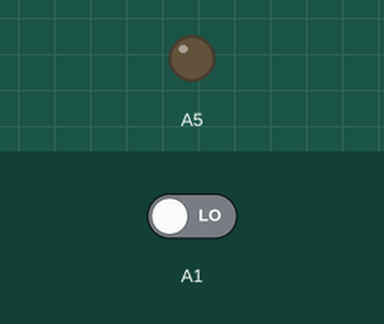
Simulated run of this sketch. Board: Arduino Uno, built with avr-gcc and run on an emulated ATmega328P. Shown: output pins drawn as LEDs (lit = HIGH). Inputs (shaded band) come from the test bench; at power-on: A1 LOW.

Above: at 1.2 s.
1.3 s: A1 driven HIGH
At 2.1 s:
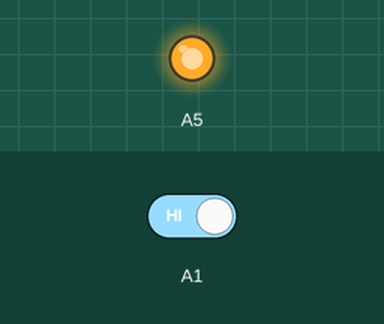
2.8 s: A1 driven LOW
At 3.2 s:
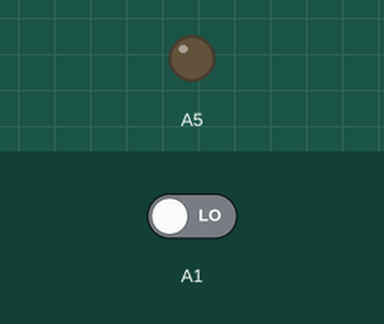
Timing chart, 0 to 5.8 s (numbered marks = the images above; inputs shaded):
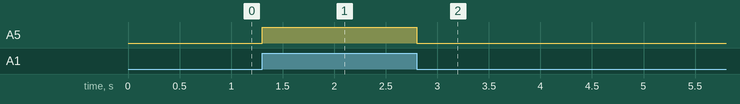

Measured:
- after the input at 1.3 s, A5: LOW → HIGH at once
- after the input at 2.8 s, A5: HIGH → LOW at once

The sketch:

expt9_sensor_relay.ino
```cpp
int value;
void setup()
{
 pinMode(A5,OUTPUT);
 pinMode(A1,INPUT);
}
void loop()
{
value=digitalRead(A1);
if(value==HIGH)
{
 digitalWrite(A5,HIGH);
}
 else
{
 digitalWrite(A5,LOW);
}
}
```
